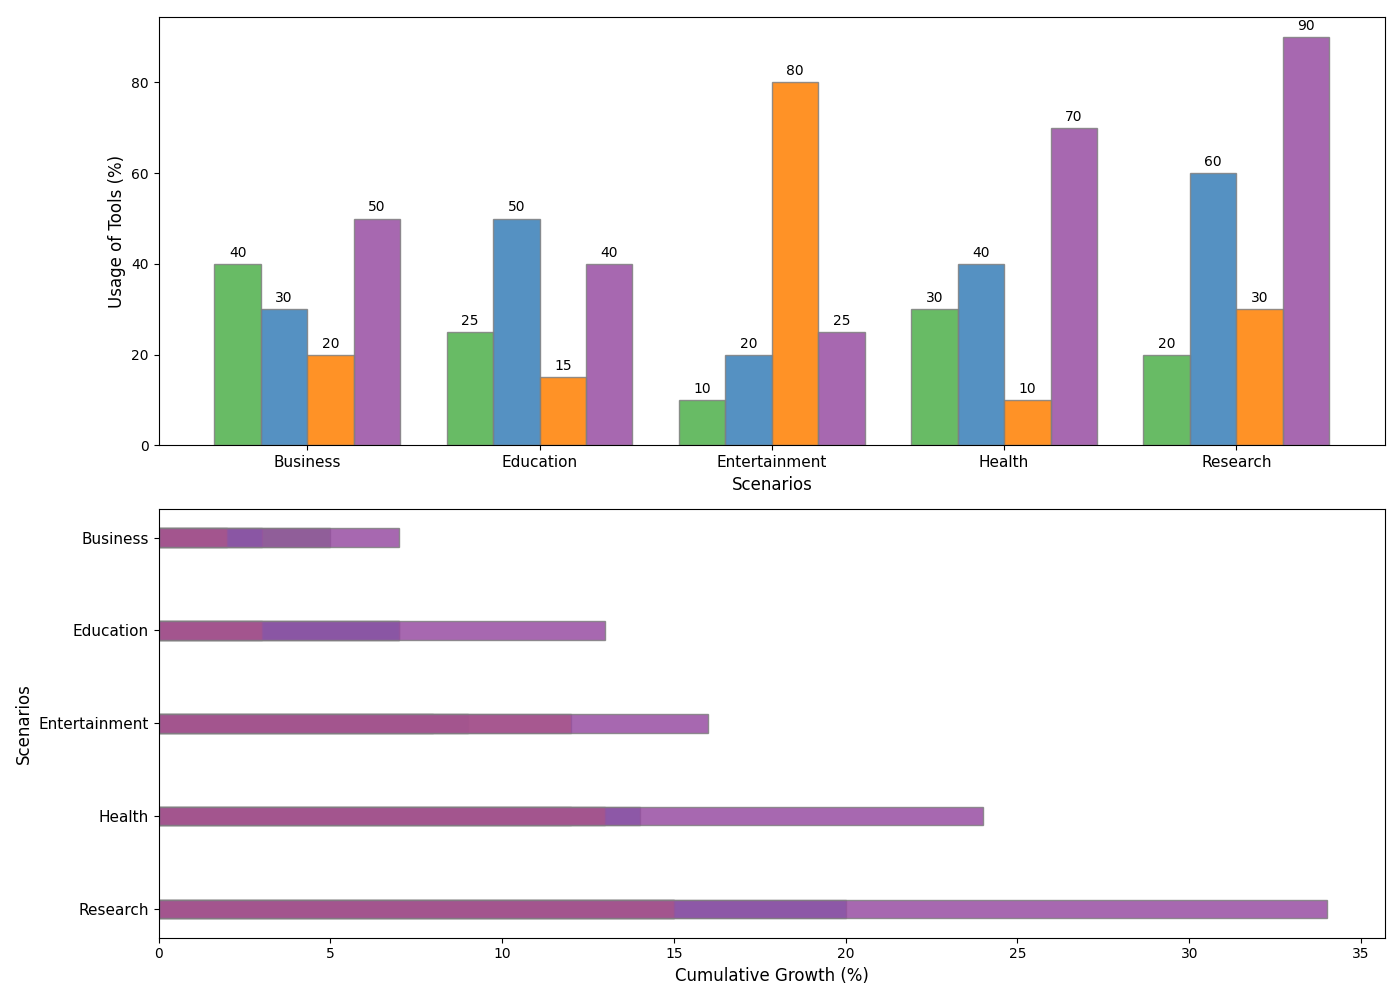

Recreate this plot in Python.
import matplotlib.pyplot as plt
import numpy as np

scenarios = ['Business', 'Education', 'Entertainment', 'Health', 'Research']
categories = ['Excel', 'Python', 'Graphics', 'Statistics']

usage_data = np.array([
    [40, 30, 20, 50],
    [25, 50, 15, 40],
    [10, 20, 80, 25],
    [30, 40, 10, 70],
    [20, 60, 30, 90]
])

fig, (ax1, ax2) = plt.subplots(2, 1, figsize=(14, 10))

bar_width = 0.2
positions = np.arange(len(scenarios))
colors = ['#4daf4a', '#377eb8', '#ff7f00', '#984ea3']

# Bar chart on the first axis
for i, (category, color) in enumerate(zip(categories, colors)):
    bars = ax1.bar(positions + i * bar_width, usage_data[:, i], bar_width, color=color, edgecolor='gray', alpha=0.85)
    for bar in bars:
        height = bar.get_height()
        ax1.annotate(f'{height}', xy=(bar.get_x() + bar.get_width() / 2, height),
                     xytext=(0, 3), textcoords="offset points", ha='center', va='bottom', fontsize=10, color='black')

ax1.set_xlabel('Scenarios', fontsize=12)
ax1.set_ylabel('Usage of Tools (%)', fontsize=12)
ax1.set_xticks(positions + 1.5 * bar_width)
ax1.set_xticklabels(scenarios, fontsize=11)

usage_growth = np.array([
    [5, 3, 2, 7],
    [2, 4, 1, 6],
    [1, 2, 9, 3],
    [4, 5, 1, 8],
    [3, 6, 2, 10]
])

cumulative_data = np.cumsum(usage_growth, axis=0)
for i, (category, color) in enumerate(zip(categories, colors)):
    ax2.barh(positions, cumulative_data[:, i], bar_width, color=color, edgecolor='gray', alpha=0.85)

ax2.set_xlabel('Cumulative Growth (%)', fontsize=12)
ax2.set_ylabel('Scenarios', fontsize=12)
ax2.set_yticks(positions)
ax2.set_yticklabels(scenarios, fontsize=11)
ax2.invert_yaxis()

plt.tight_layout()
plt.show()
